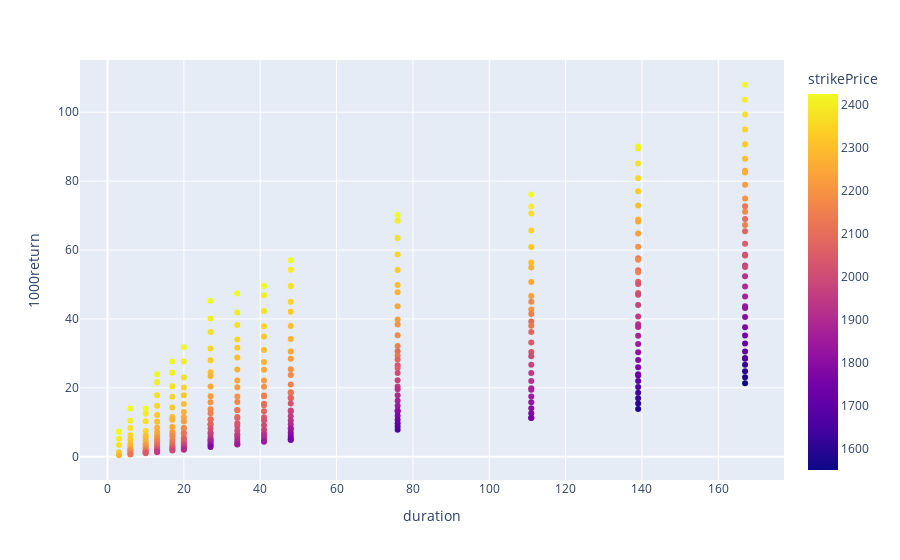

The notebook cell this image was saved under:
### Code cell
fig = px.scatter(df, x="duration", y="1000return", color="strikePrice", hover_data=["id", "apr", "strikePrice"])
fig.show()

### Figure 1 — Plotly figure (JSON) as saved in the notebook; plotly's stock layout.template omitted (floating-point values rounded to 4 significant figures; data arrays with more than 128 entries replaced by an {"elided": "..."} marker saying what was removed)
{"data": [{"customdata": {"elided": "331x3 mixed values"}, "hovertemplate": "duration=%{x}<br>1000return=%{y}<br>id=%{customdata[0]}<br>apr=%{customdata[1]}<br>strikePrice=%{marker.color}<extra></extra>", "legendgroup": "", "marker": {"color": {"elided": "331 int values"}, "coloraxis": "coloraxis", "symbol": "circle"}, "mode": "markers", "name": "", "orientation": "v", "showlegend": false, "type": "scatter", "x": {"elided": "331 int values"}, "xaxis": "x", "y": {"elided": "331 float values"}, "yaxis": "y"}], "layout": {"coloraxis": {"colorbar": {"title": {"text": "strikePrice"}}, "colorscale": [[0, "#0d0887"], [0.1111, "#46039f"], [0.2222, "#7201a8"], [0.3333, "#9c179e"], [0.4444, "#bd3786"], [0.5556, "#d8576b"], [0.6667, "#ed7953"], [0.7778, "#fb9f3a"], [0.8889, "#fdca26"], [1, "#f0f921"]]}, "legend": {"tracegroupgap": 0}, "margin": {"t": 60}, "xaxis": {"anchor": "y", "domain": [0, 1], "title": {"text": "duration"}}, "yaxis": {"anchor": "x", "domain": [0, 1], "title": {"text": "1000return"}}}}
